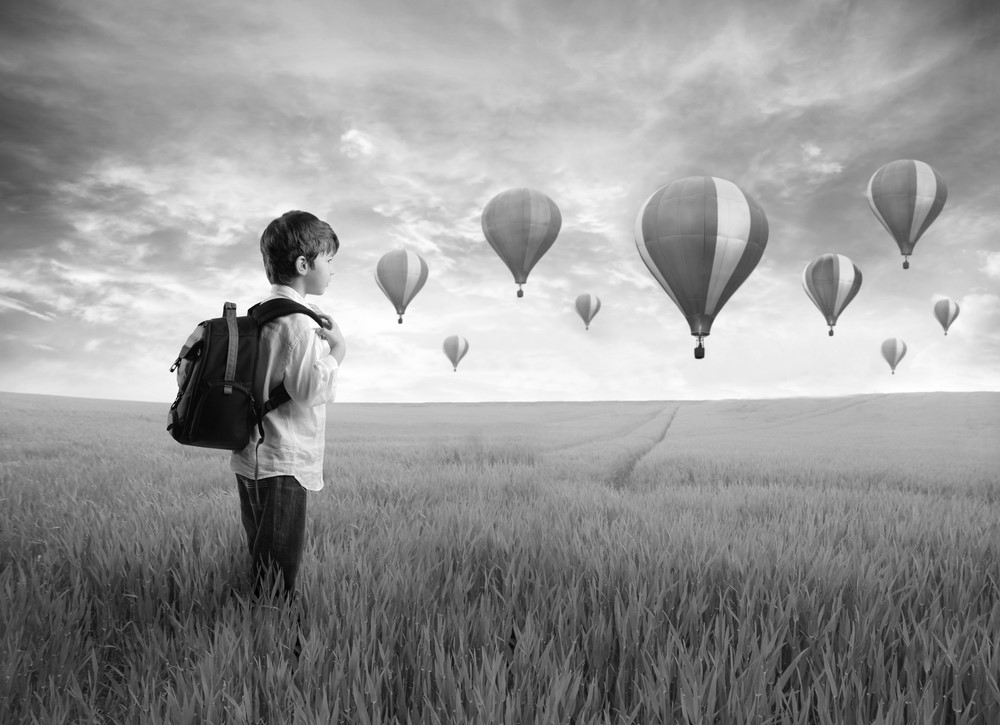
#> input picture Programs/mars_rover.jpg, 1000 x 725 px
$ jupyter execute 2c.ipynb
#> lines starting #> are read from the running program, lines starting #| are printed output that depends on the picture; after the words box and inside, x2 and y2 are one past the last pixel; in counts of white or black regions, pixels touching at a corner belong together
[cell 1]
import matplotlib.pyplot as plt
import numpy as np
import numpy.fft as fft
import cv2
from numpy import random
import math
from PIL import Image
from math import ceil
from math import sqrt
from math import cos
from math import sin
import scipy.stats as st
from matplotlib.pyplot import figure

### 2(c)

#### 1) Split the given Mars_Rover Image in bit planes and then combine the image using any three bit planes. Compare the histograms for the bit planes images using bin to bin and cross bin comparison method.

[cell 2]
import random
mars=cv2.imread("mars_rover.jpg",cv2.IMREAD_GRAYSCALE)
#> mars is the input picture: shape (725, 1000); min 0, max 255, mean 150

height = mars.shape[0]
#> height = 725
width = mars.shape[1]
#> width = 1000

mars_bit = np.zeros((height,width,3), np.uint8)
for k in random.sample(range(4, 7), 3):
    for i in range (height):
        for j in range (width):
            mars_bit[i,j]=(mars[i,j]&pow(2,k))*255/pow(2,k)
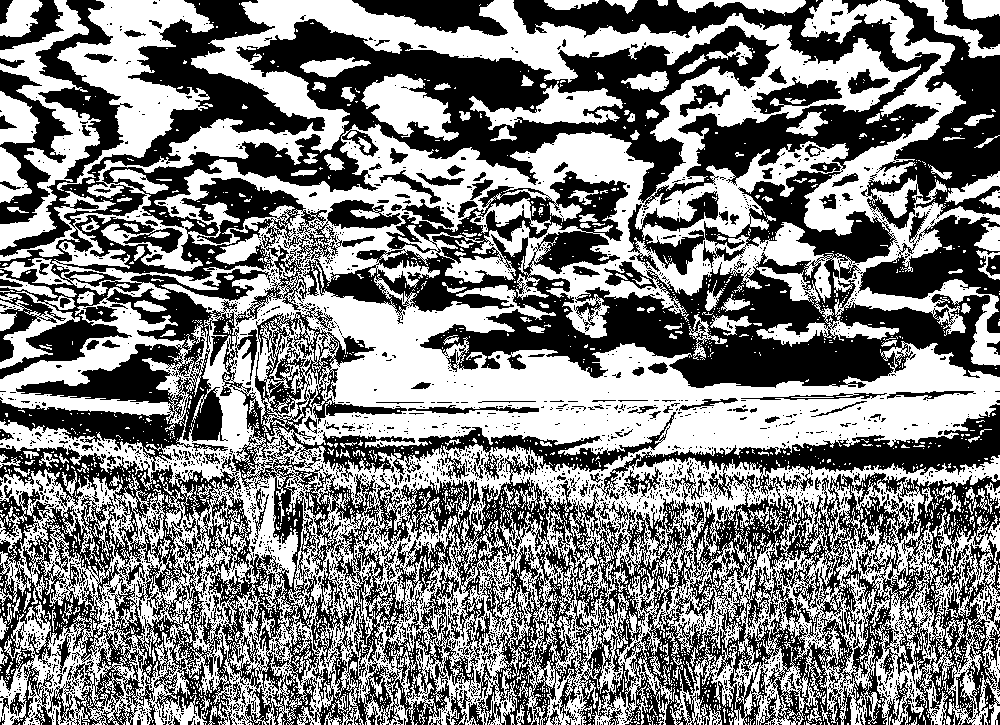
#> mars_bit: shape (725, 1000, 3); 50.4% white; 2834 black regions (2643 under 20 px), largest, box (x1, y1, x2, y2) and area: (0, 0, 1000, 725) 304587, (861, 0, 1000, 229) 11932, (858, 215, 1000, 333) 6209

fig = plt.figure(figsize=(15,5))
ax = fig.add_subplot(121)
plt.title('Original',fontsize=18)
plt.imshow(mars,cmap='gray')

ax = fig.add_subplot(122)
plt.imshow(mars_bit,cmap='gray')
ax.set_title('Bit Slicing (3 planes)',fontsize=18)
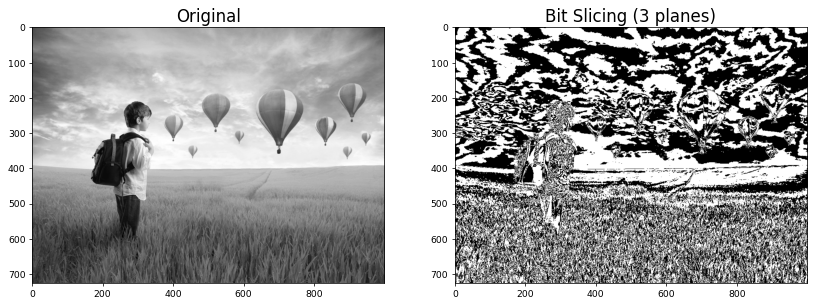
#> figure drawn by matplotlib, 2 panels

[cell 3]
hist1,bins = np.histogram(mars.ravel(),10,[0,256])
#> hist1 = [10972, 25537, 61110, 85976, 74836, 89493, 113827, 120923, 72024, 70302]; bins = [0, 25.6, 51.2, 76.8, 102.4, 128, 153.6, 179.2, 204.8, 230.4, 256]
hist2,bins = np.histogram(mars_bit.ravel(),10,[0,256])
#> hist2 = [1077762, 0, 0, 0, 0, 0, 0, 0, 0, 1097238]

figure(num=None, figsize=(16, 5), dpi=60)
x=np.array(range(10))
ax = plt.subplot(111)
ax.set_title('Histogram Comparision',fontsize=18)
ax.bar(0.5+x,hist1,width=0.6, label="Original Image", color="orange", align='center')
ax.bar(x,hist2,width=0.6, label="Bit Plane Image", color="navy", align='center')
plt.legend(loc="upper right")
plt.show()
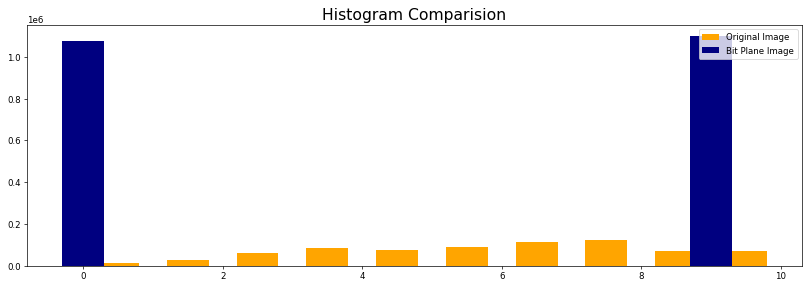
#> figure drawn by matplotlib, 1 panel; tallest bar 120923 high, from x = 7.2 to 7.8; tallest bar 1097238 high, from x = 8.7 to 9.3

#### 2) In the following images enhance the image from left to the right side image without using auto enhancement methods.

[cell 4]
img0=cv2.imread("low.jpg",cv2.IMREAD_GRAYSCALE)
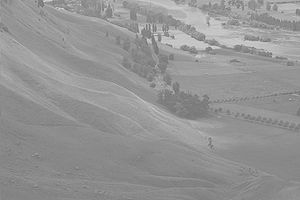
#> input picture Programs/low.jpg, 300 x 200 px
#> img0 is the input picture: shape (200, 300); min 100, max 223, mean 148
img1=cv2.imread("low2.jpg",cv2.IMREAD_GRAYSCALE)
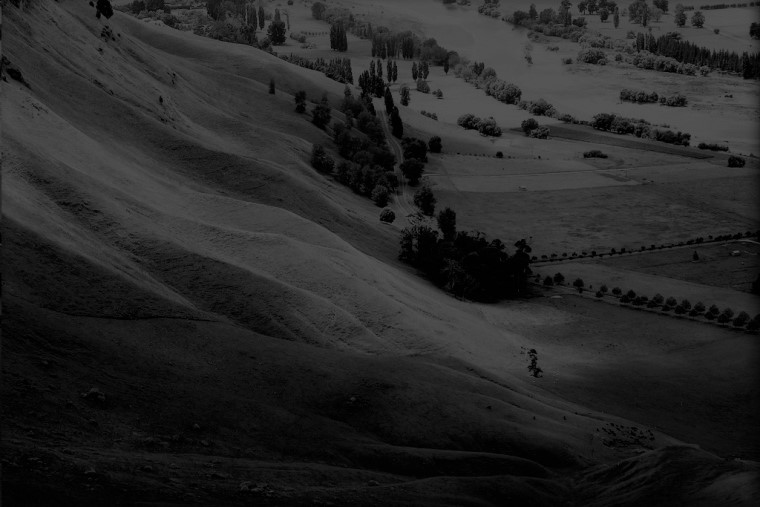
#> input picture Programs/low2.jpg, 760 x 507 px
#> img1 is the input picture: shape (507, 760); min 0, max 93, mean 38.5

enhanced = cv2.sqrt(img1/255.0,2)
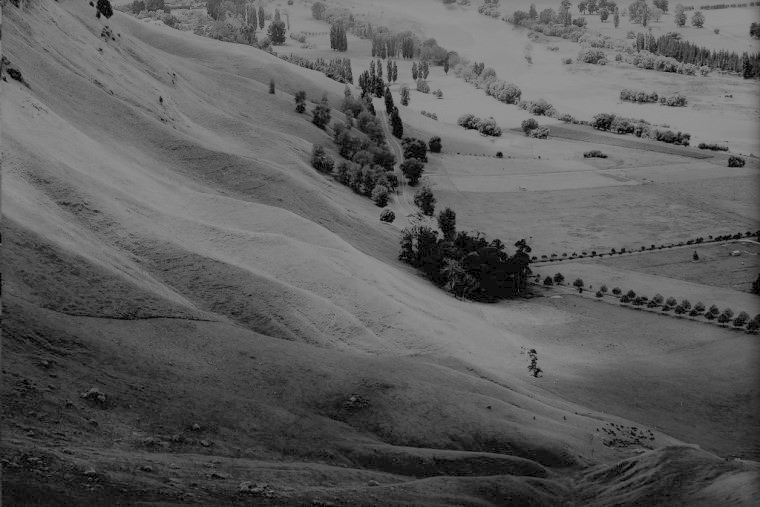
#> enhanced: shape (507, 760) float64; min 0, max 0.604, mean 0.363
fig = plt.figure(figsize=(15,5))

ax = fig.add_subplot(121)
plt.title('Original',fontsize=18)
plt.imshow(img0,cmap='gray')

ax = fig.add_subplot(122)
plt.imshow(enhanced,cmap='gray')
ax.set_title('Enhanced',fontsize=18)
